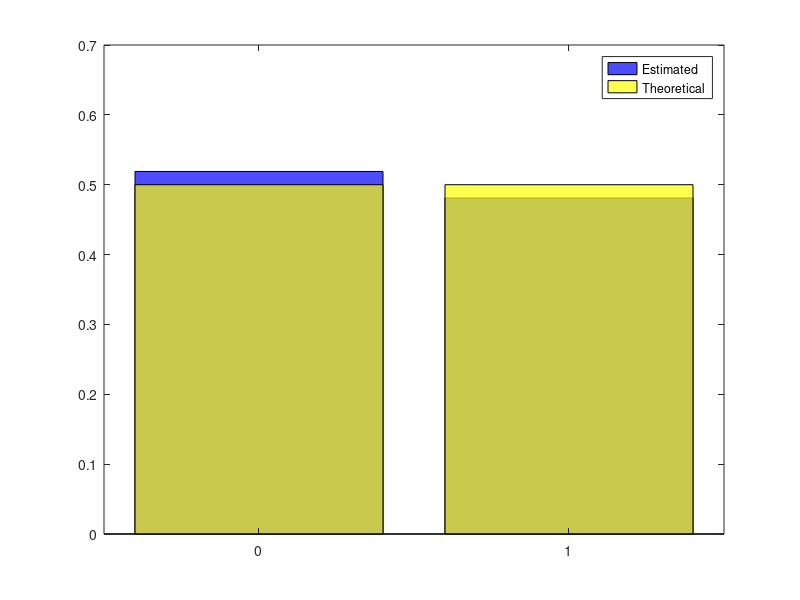

Reproduce this figure in MATLAB.
pkg load statistics
clc
clear all

%  X ~ Bernoulli(p)=Bino(1,p)  <=>    X ~ (0     1)
%                                         (1-p   p)

% A random variable has a Bernoulli distribution of parameter p if it can 
% have only two possible outcomes: 'succes' (which occur with probability p)
% and 'failure' (which occur with probability 1-p)

% Example: Tossing a coin has only two outcomes: 'head' or 'tail'
% The random variable X that has value '1' when we get a 'head' and 
% value '0' otherwise has a Bernoulli distribution with parameter p=0.5 
%  (0.5 is the probability of getting a 'head' which we consider to be succes 

% Other example: Rolling a die and looking for a five
% The r.v. X which has the value '1' when we get a five (this is a 'succes')
% and value '0' when we get other numbers ('failure') has a Bernoulli 
% distribution with parameter p=1/6 (probability of succes)




%  First part: SIMULATION (mandatory)

% Now, giving a probability p, we want to simulate in Matlab/Octave the
% random process from real life. Hence we want to write a Matlab code that 
% randomly returnes a numerical value corresponding to the possible outcomes:
% succes (denoted by '1') or failure (denoted by '0') as they occur in 
% reality (with the same probability)

p=0.5; % let's take the first example: flipping a coin
%   to generate a random value corresponding to this process we can use
%   function 'binornd(1,p)' which gives me directly what I want
% But, since we want to make it more difficult we will use the function
%   'rand' which returnes randomly uniform distributed numbers
%    in the interval (0, 1) (the function unifrnd(0,1) does the same thing)
 
c=rand  % we have a random number in (0, 1) but we want X= 1 or 0  so....

if c < p
  X=1
else
  X=0
end
% Or, instead of using condition if, we can use directly the logical 
% operator < which returnes 1 if true and 0 if false :
X = (c<p)




% Second part: VERIFICATION (obtional)
%   Now we know for sure that we obtain only the values 0 and 1 but 
% we do not know what is the probability of occurrence of each one.
% One way to find out is to simulate the process a large number of times
% (N>100) and to check if '1' appears 50% (or 100*p% in general) of the 
% time and '0' the rest of the time.


N=1000;
Bernoulli=zeros(1,N); % we create a vector in which we keep the values
                 % simulated in those 1000 repetitions
for i=1:N % repeat the simulations 1000 times
  c=unifrnd(0,1);
  Bernoulli(i) = (c<=p) ; %we add in vector the value we get at step i
end

Frq_abs=hist(Bernoulli,0:1) %count the zeros and ones in vector 
Frq_rel=Frq_abs/N;          %compute the relative frequencies of each
disp('Estimated Bernoulli distribution:')
disp([0: 1; Frq_rel])  % display frequencies of simulated values
disp('Theoretical Bernoulli distribution:')
disp([0: 1; binopdf(0:1,1,p)]) %display the theoretical probabilities

bar(0:1,Frq_rel,'b') % plot frequencies of simulated values
hold on
bar(0:1,binopdf(0:1,1,p),'y') %plot the theoretical probabilities
legend('Estimated','Theoretical')
set(findobj('type','patch'),'facealpha',0.7);

% Change the value of p and N to see what happens